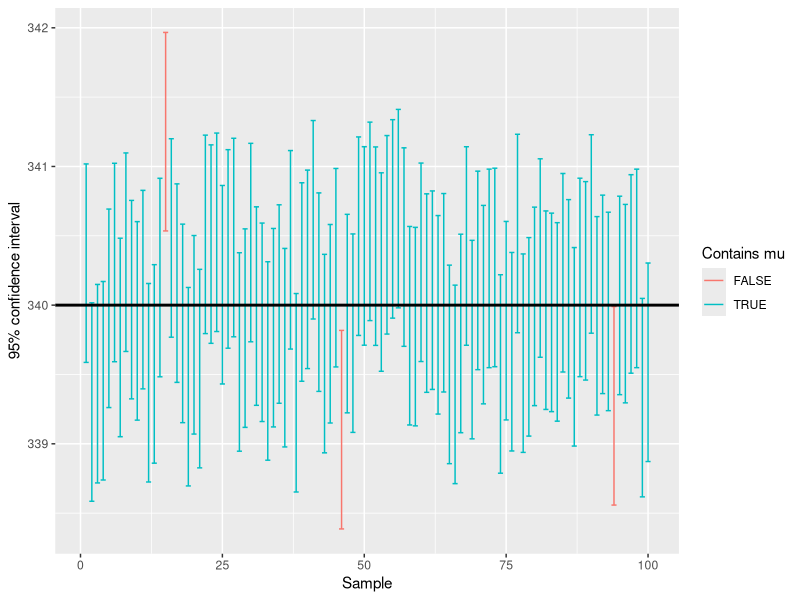
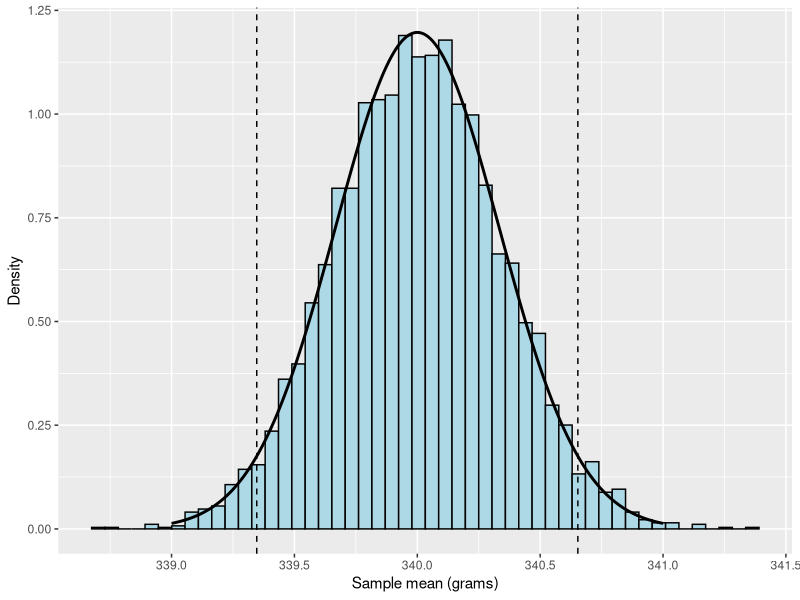
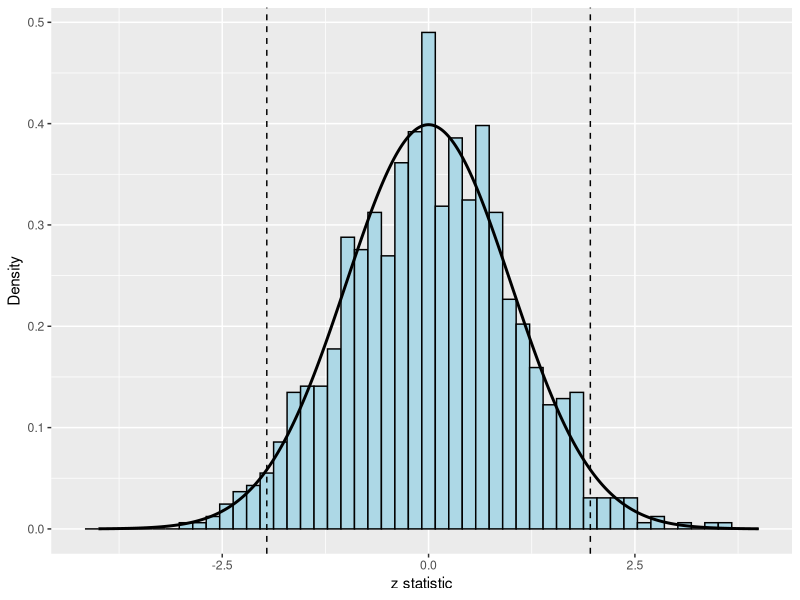

These charts were generated, in order, by the following R code:
## ---- chunk 1
library(ggplot2)
## ---- chunk 2
qnorm(0.975)


qnorm(0.95) # 90% CI
qnorm(0.995) # 99% CI
## ---- chunk 3
weights <- c(338.1, 341.2, 339.5, 342.0, 337.8, 340.6, 336.9, 343.1,
             339.9, 338.4, 341.7, 340.2, 337.5, 342.8, 339.1, 340.8,
             338.6, 341.4, 336.2, 340.0)

n <- length(weights)
ybar <- mean(weights)
sigma <- 2

n
ybar
## ---- chunk 4
se <- sigma / sqrt(n)
crit <- qnorm(0.975)
margin <- crit * se

## ---- chunk 5
ybar - margin
ybar + margin
## ---- chunk 6
set.seed(2021)

ybars <- replicate(100, mean(rnorm(30, mean = 340, sd = 2)))

margin <- qnorm(0.975) * 2 / sqrt(30)

ci <- data.frame(sample_id = 1:100,
                 lower = ybars - margin,
                 upper = ybars + margin)

ci$contains <- ci$lower <= 340 & ci$upper >= 340
mean(ci$contains)
## ---- chunk 7
ggplot(ci, aes(x = sample_id, ymin = lower, ymax = upper, color = contains)) +
  geom_errorbar() +
  geom_hline(yintercept = 340, linewidth = 1) +
  labs(x = "Sample", y = "95% confidence interval", color = "Contains mu")
## ---- chunk 8
mu0 <- 340
sigma <- 2
n <- 36


ybars <- replicate(5000, mean(rnorm(n, mean = mu0, sd = sigma)))

sim_y <- data.frame(ybar = ybars)

head(sim_y)
## ---- chunk 9
se <- sigma / sqrt(n)

lower_cut <- mu0 - qnorm(0.975) * se
upper_cut <- mu0 + qnorm(0.975) * se

lower_cut
upper_cut
## ---- chunk 10
theory_y <- data.frame(x = seq(339, 341, length.out = 500))
theory_y$density <- dnorm(theory_y$x, mean = mu0, sd = se)

ggplot(sim_y, aes(x = ybar)) +
  geom_histogram(aes(y = after_stat(density)), bins = 50,
                 fill = "lightblue", color = "black") +
  geom_line(data = theory_y, aes(x = x, y = density),
            linewidth = 1, inherit.aes = FALSE) +
  geom_vline(xintercept = c(lower_cut, upper_cut), linetype = "dashed") +
  labs(x = "Sample mean (grams)", y = "Density")
## ---- chunk 11
mu0 <- 340
sigma <- 2
n <- 36
ybar <- 339.1

z <- (ybar - mu0) / (sigma / sqrt(n))
z
## ---- chunk 12
qnorm(0.025)
qnorm(0.975)
## ---- chunk 13

SE <- sigma / sqrt(n)

z_stats <- replicate(1000, (mean(rnorm(n, mean = mu0, sd = sigma)) - mu0) / SE)

sim <- data.frame(z = z_stats)

head(sim)
## ---- chunk 14
theory <- data.frame(x = seq(-4, 4, length.out = 500))
theory$density <- dnorm(theory$x)

ggplot(sim, aes(x = z)) +
  geom_histogram(aes(y = after_stat(density)), bins = 50,
                 fill = "lightblue", color = "black") +
  geom_line(data = theory, aes(x = x, y = density),
            linewidth = 1, inherit.aes = FALSE) +
  geom_vline(xintercept = c(-1.96, 1.96), linetype = "dashed") +
  labs(x = "z statistic", y = "Density")
## ---- chunk 15
mean(abs(z_stats) > 1.96)
## ---- chunk 16
2 * pnorm(abs(z), lower.tail = FALSE)
## ---- chunk 17
qnorm(0.05)
pnorm(z)
## ---- chunk 18
z_c <- function(y, mu = 0, sigma = 1) {
  
  # Remove missing values
  count_missing <- sum(is.na(y))
  message(paste('Number of missing observations that are excluded:', count_missing))
  
  y <- y[!is.na(y)]
  
  # Compute from data
  ybar <- mean(y)
  n <- length(y)
  
  # Compute test statistic
  test_statistic <- (ybar - mu) / (sigma / sqrt(n))
  
  # Return value
  return(test_statistic)
}
## ---- chunk 19
weights <- c(338.1, 341.2, 339.5, 342.0, 337.8, 340.6, 336.9, 343.1,
             339.9, 338.4, 341.7, 340.2, 337.5, 342.8, 339.1, 340.8,
             338.6, 341.4, 336.2, 340.0)

z_c(weights, mu = 340, sigma = 2)
## ---- chunk 20
z_coffee <- z_c(weights, mu = 340, sigma = 2)  
2 * pnorm(abs(z_coffee), lower.tail = FALSE)
## ---- chunk 21

se <- 45 / sqrt(25)
se
## ---- chunk 22

crit <- qnorm(0.975)
crit
## ---- chunk 23
margin <- crit * se

487 - margin
487 + margin
## ---- chunk 24
margin_99 <- qnorm(0.995) * se

487 - margin_99
487 + margin_99
## ---- chunk 25
z <- (338.5 - 340) / (4 / sqrt(36))
z
## ---- chunk 26
qnorm(0.025)
qnorm(0.975)
## ---- chunk 27
2 * pnorm(abs(z), lower.tail = FALSE)
## ---- chunk 28
jumps <- c(25.1, 23.8, 26.2, 24.9, 25.5, 22.9, 26.8, 24.2,
           25.9, 23.6, 27.1, 25.3, 24.7, 26.4, 25.0)
## ---- chunk 29
ybar_j <- mean(jumps)
se_j <- 1.2 / sqrt(length(jumps))

ybar_j
se_j
## ---- chunk 30
z_j <- (ybar_j - 24) / se_j
z_j

z_c(jumps, mu = 24, sigma = 1.2)
## ---- chunk 31
qnorm(0.95)
## ---- chunk 32
pnorm(z_j, lower.tail = FALSE)
## ---- chunk 33
ybar_j - qnorm(0.975) * se_j
ybar_j + qnorm(0.975) * se_j
